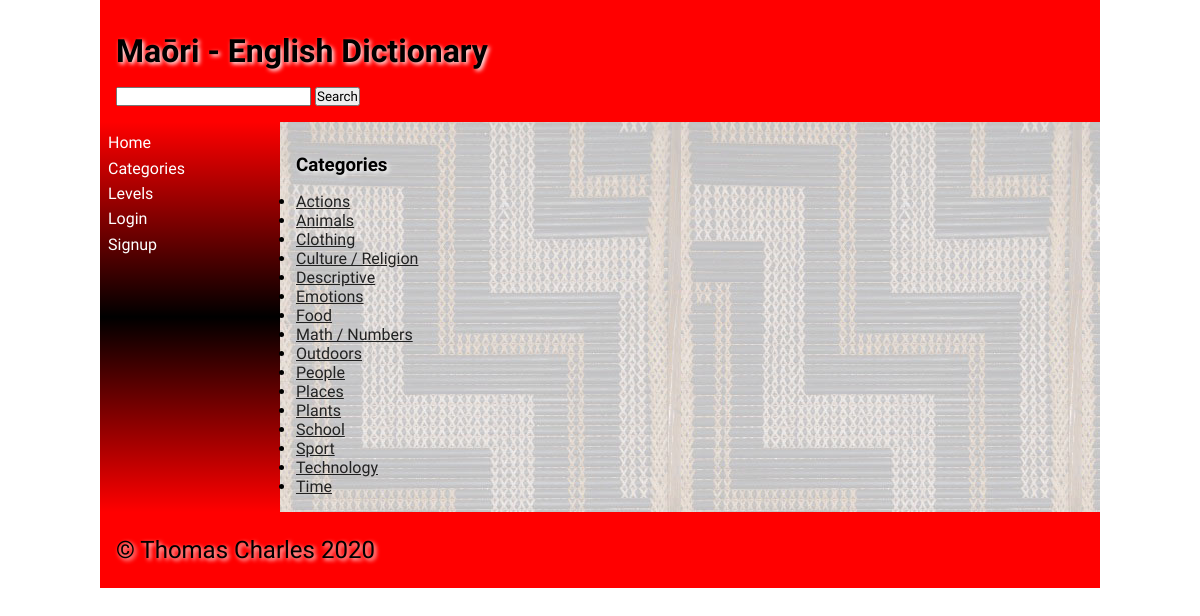
The page /categories on the database its author committed.
### tables this page shows
CREATE TABLE "Categories"
(
    PK       integer
        primary key autoincrement,
    Category varchar(20)
, User integer);

### app.py (the view)
@app.route('/categories')
def render_categories():  # Takes the user to a list of links to categories
    query = "SELECT PK, Category " \
            "FROM Categories"
    con = create_connection(DATABASE)
    cur = con.cursor()
    cur.execute(query)
    data = cur.fetchall()
    con.close()
    title = "Categories"
    return render_template('href_list.html', passed_data=data, next_step="category", logged_in=is_logged_in(), title=title)

### app.py (called while the page is built)
def is_logged_in():  # Checks if the user is logged in
    if session.get("email") is None:
        return False
    else:
        print("logged in")
        return True

def create_connection(db_file):  # Creates a connection to the database
    try:
        connection = sqlite3.connect(db_file)
        return connection
    except Error as e:
        print(e)
    return None

### templates/href_list.html (shortened to what this page needs)
{% extends 'base.html' %}
{% block heading %}Maōri - English Dictionary{% endblock %}
{% block main %}
    <h3>{{ title }}</h3>
    <ul>
    {% for point in passed_data %}
        <li>
            <a href="\{{ next_step }}\{{ point[0] }}">
                {{ point[1] }} {% if point[2] != null %} - {{ point[2] }} {% endif %}
            </a>
        </li>
    {% endfor %}
    </ul>
{% endblock %}

### templates/base.html (shortened to what this page needs)
<!doctype html>
<html lang="en">
<head>
	<link href="{{ url_for('static', filename='css/style.css') }}" rel="stylesheet">
</head>
<body>
	<div id="container">
		<header>
			<h1>{% block heading %}{% endblock %}</h1>
            <form method="POST" action="/search">
                <input type="text" name="search" id="search">
                <input type="submit" value="Search">
            </form>
		</header>
		<nav>
			<ul>
                <li><a href="\">Home</a></li>
                <li><a href="\categories">Categories</a></li>
                <li><a href="\levels">Levels</a></li>
                {% if not logged_in %}
                <li><a href="\login">Login</a></li>
                <li><a href="\signup">Signup</a></li>
                {% else %}
                <li><a href="\logout">Logout</a></li>
                {% if session.get("admin") %}
                <li><a href="\admin">Admin</a></li>
                {% endif %}
                {% endif %}
			</ul>
		</nav>
		<main>
            {% block main%}{% endblock %}
        </main>
		<footer>
			<p>
				&copy; Thomas Charles 2020
			</p>
		</footer>
	</div>
</body>
</html>

### static/css/style.css (style rules this page uses)
* { font-family: Comfortaa, sans-serif; margin: 0; padding: 0; box-sizing: border-box; }
#container { display: grid; grid-template-columns: 75px auto; grid-template-areas: 'nav header' 'main main' 'footer footer'; }
header { grid-area: header; background-color: #f00; padding: 1rem; }
nav { grid-area: nav; }
main { grid-area: main; padding: 1rem; background-color: #edd; }
h1, h2, h3, h4 { padding: 1rem 0; font-family: 'Suez One', serif; color: #000; text-shadow: 2px 2px 4px #fff; }
p { padding: 0.5rem 0; }
a { color: #222; }
footer { grid-area: footer; padding: 1rem; background-color: #f00; }
footer p { color: #000; text-shadow: 2px 2px 4px #fff; font-size: 1.5rem; }
@media only screen and (min-width: 768px) { #container { grid-template-columns: 180px auto; grid-template-areas: 'header header' 'nav main' 'footer footer'; } }
@media only screen and (min-width: 768px) { nav { background: linear-gradient(180deg, rgba(255,0,0,1) 0%, rgba(0, 0, 0, 1) 50%, rgba(255,0,0,1) 100%); padding: 0.5rem; } }
@media only screen and (min-width: 768px) { nav ul { list-style: none; } }
@media only screen and (min-width: 768px) { nav li { padding: 0.2rem 0; } }
@media only screen and (min-width: 768px) { nav a { color: #fff; text-decoration: none; } }
@media only screen and (min-width: 768px) { main { background-image: url('/static/images/poutama.jpg'); } }
@media only screen and (min-width: 1000px) { #container { width: 1000px; margin: auto; } }

### rows shown on the page
Categories: Category "Actions"
Categories: Category "Animals"
Categories: Category "Clothing"
Categories: Category "Culture / Religion"
Categories: Category "Descriptive"
Categories: Category "Emotions"
Categories: Category "Food"
Categories: Category "Math / Numbers"
Categories: Category "Outdoors"
Categories: Category "People"
Categories: Category "Places"
Categories: Category "Plants"
Categories: Category "School"
Categories: Category "Sport"
Categories: Category "Technology"
Categories: Category "Time"

### other values the page prints
{{ title }} "Categories"
